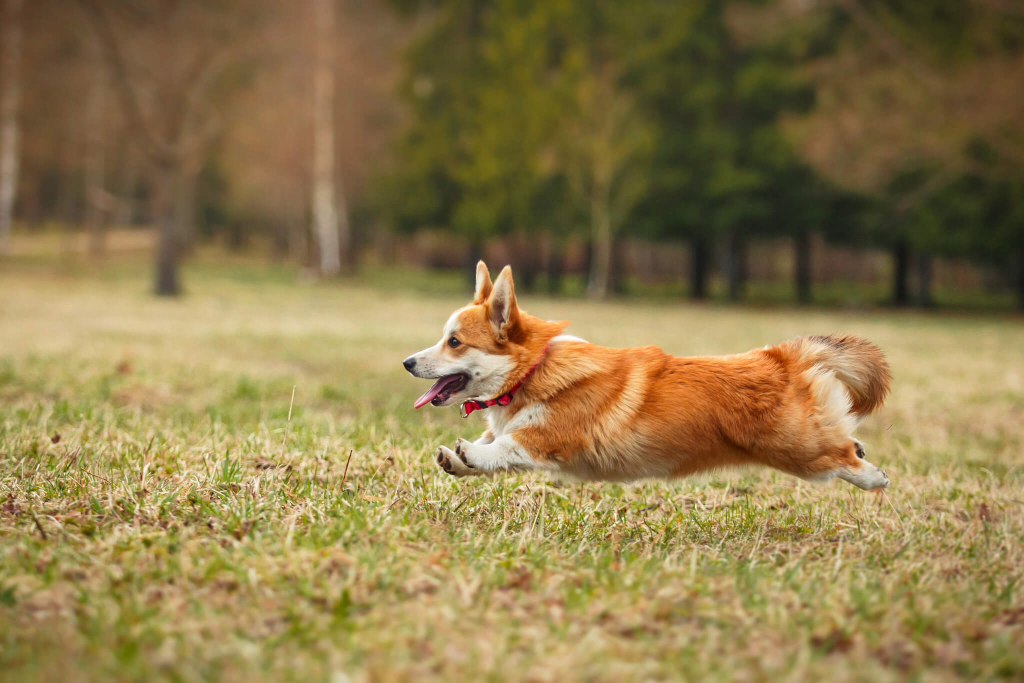
#> input picture IMG.jpg, 2048 x 1365 px (shown at 1/2 size)
$ jupyter execute --allow-errors Untitled1.ipynb
#> lines starting #> are read from the running program, lines starting #| are printed output that depends on the picture
[cell 1]
import numpy as np
import matplotlib.pyplot as plt
from sklearn.linear_model import LinearRegression
from sklearn.metrics import mean_squared_error
from PIL import Image

def random_fourier_features(X, n_features, sigma=1.0):
    random_weights = np.random.normal(scale=1/sigma, size=(X.shape[1], n_features))
    random_offset = np.random.uniform(0, 2*np.pi, size=n_features)
    Z = np.sqrt(2/n_features) * np.cos(np.dot(X, random_weights) + random_offset)
    return Z

# Load and preprocess the image
image_path = "IMG.jpg"  # Replace with your image path
image = Image.open(image_path)
#> image is the input picture: PIL image 2048x1365 RGB; mean R, G, B 141.3, 121.3, 74.9
image = image.resize((600, 600))  # Resize for faster computation
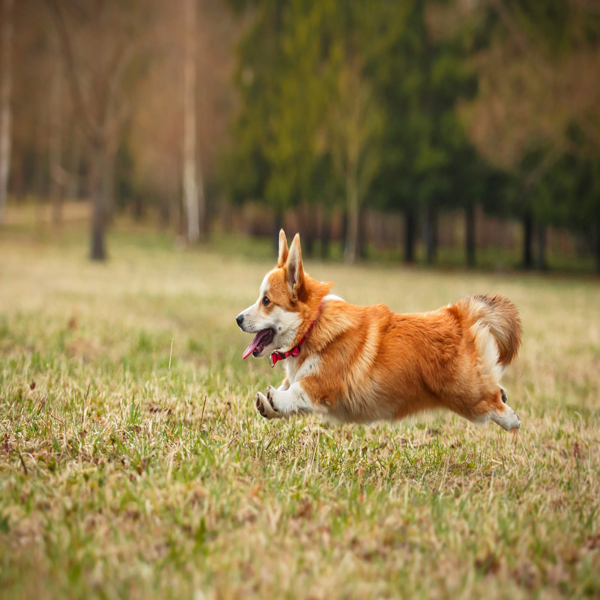
#> image: PIL image 600x600 RGB; mean R, G, B 141.3, 121.3, 74.9
img_array = np.array(image) / 255.0  # Normalize pixel values

# Generate coordinate grid
h, w, c = img_array.shape
#> h = 600; w = 600; c = 3
x, y = np.meshgrid(np.linspace(0, 1, w), np.linspace(0, 1, h))
X = np.column_stack([x.ravel(), y.ravel()])

# Generate RFF
n_features = 1000
#> (the rest of this cell did not finish here and is left out)


# Fit linear regression for each color channel
reconstructed = np.zeros((h*w, c))
for i in range(c):  # RGB channels
    y = img_array[:,:,i].ravel()
    model = LinearRegression()
    model.fit(Z, y)
    reconstructed[:,i] = model.predict(Z)

# Reshape reconstructed image
reconstructed = reconstructed.reshape(h, w, c)

# Calculate RMSE and PSNR
mse = mean_squared_error(img_array.reshape(-1), reconstructed.reshape(-1))
rmse = np.sqrt(mse)
psnr = 20 * np.log10(1.0 / rmse)

# Display results
fig, (ax1, ax2) = plt.subplots(1, 2, figsize=(12, 6))
ax1.imshow(img_array)
ax1.set_title("Original Image")
ax1.axis('off')

ax2.imshow(reconstructed)
ax2.set_title("Reconstructed Image")
ax2.axis('off')

plt.suptitle(f"RMSE: {rmse:.4f}, PSNR: {psnr:.2f} dB")
plt.tight_layout()
plt.show()

print(f"Root Mean Squared Error (RMSE): {rmse:.4f}")
print(f"Peak Signal-to-Noise Ratio (PSNR): {psnr:.2f} dB")


$ run again, with comparison_image.png saved as IMG.jpg
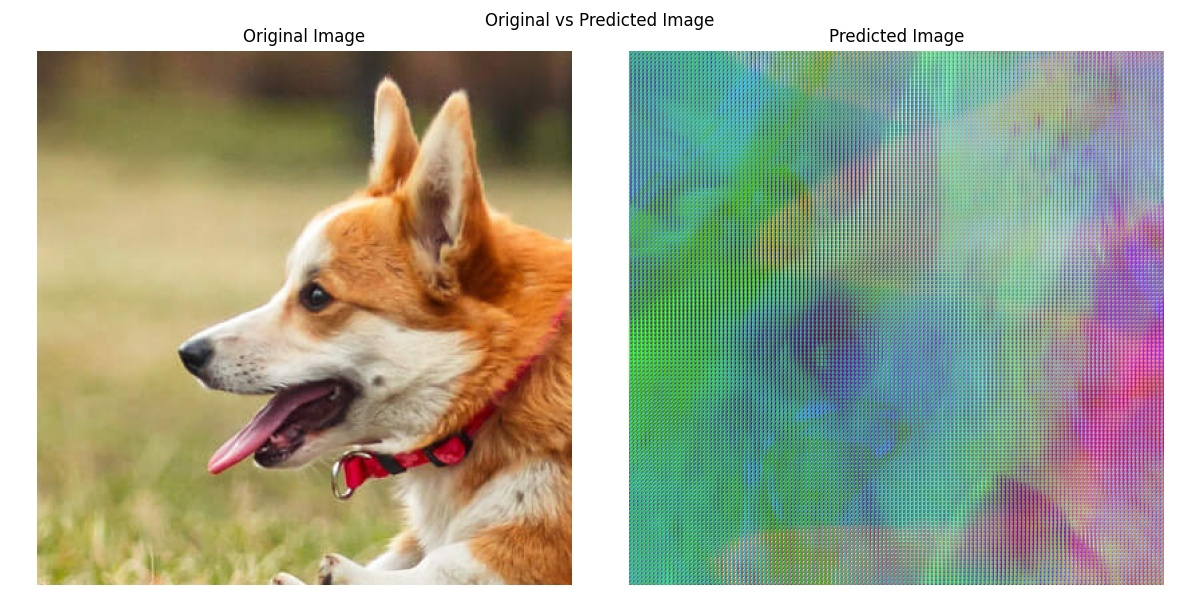
#> input picture comparison_image.png, 1200 x 600 px
#> image is the input picture: PIL image 1200x600 RGB; mean R, G, B 164.1, 167.8, 146.1
#> `image = image.resize((600, 600))`:
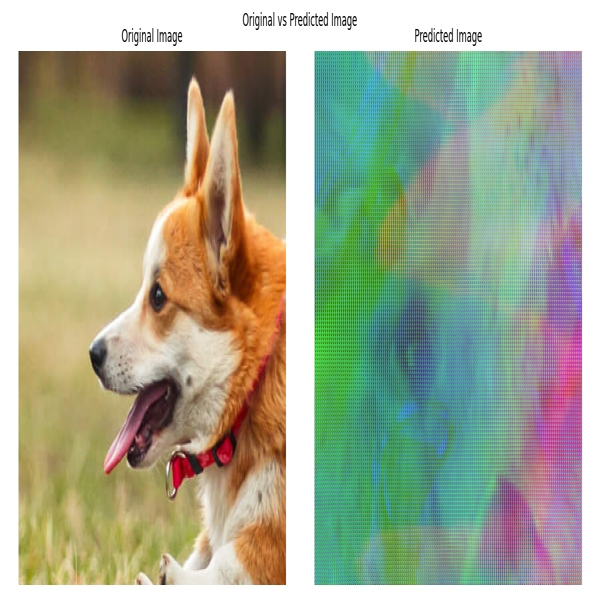
#> image: PIL image 600x600 RGB; mean R, G, B 164.1, 167.8, 146

$ run again, with image.jpeg copied over IMG.jpg
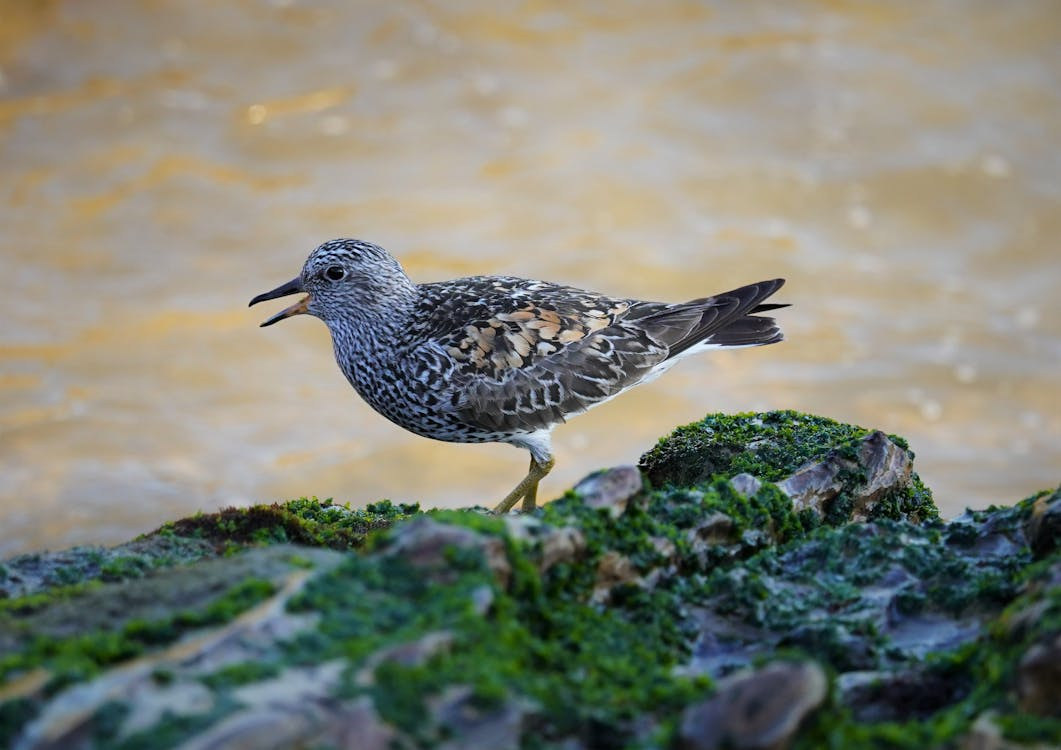
#> input picture image.jpeg, 1061 x 750 px
#> image is the input picture: PIL image 1061x750 RGB; mean R, G, B 127.1, 129.6, 118.4
#> `image = image.resize((600, 600))`:
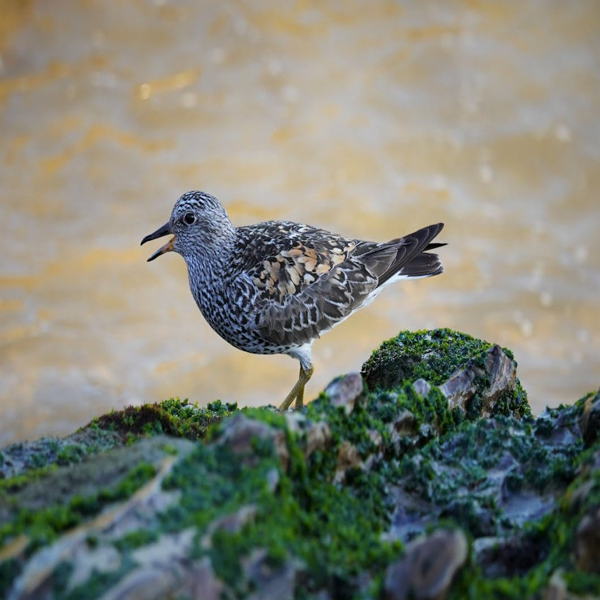
#> image: PIL image 600x600 RGB; mean R, G, B 127.1, 129.6, 118.4
